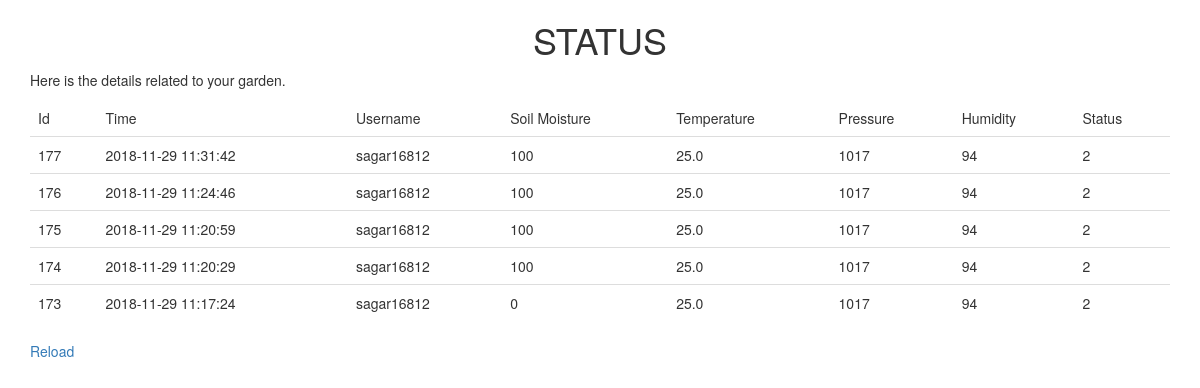
Page /result/ on the committed database.
### tables this page shows
CREATE TABLE sms_data(id INTEGER PRIMARY KEY AUTOINCREMENT , readtime DATETIME NOT NULL, username TEXT NOT NULL, soilmoisture TEXT NOT NULL,temp TEXT NOT NULL, press TEXT NOT NULL, hum TEXT NOT NULL, status TEXT NOT NULL);

### grootapi2.py (the view)
@app.route('/result/')
def result():
   con2 = lite.connect("sensorsData.db")
   con2.row_factory = lite.Row
   cur = con2.cursor()
   cur.execute("Select * from sms_data Where id >5 order by id DESC Limit 5")
   rows = cur.fetchall();
   print(type(rows))
   return render_template('result.html',title='result',rows = rows)

### templates/result.html (shortened to what this page needs)
<!doctype html>
<html>
<head>
  <link rel="stylesheet" href="https://maxcdn.bootstrapcdn.com/bootstrap/3.3.7/css/bootstrap.min.css">
</head>
   <body>
<div class="container">
  <center><h1>STATUS</h1></center>
  <p>Here is the details related to your garden.</p>
  <table class="table table-hover">
     <thead>
         <td>Id</td>
        <td>Time</td>
        <td>Username</td>
        <td>Soil Moisture</td>
        <td>Temperature</td>
        <td>Pressure</td>
       <td>Humidity</td>
       <td>Status</td>
     </thead>
     {% for row in rows %}
        <tr>
          <td>{{ row["id"] }}</td>
           <td>{{ row["readtime"] }}</td>
           <td>{{ row["username"] }}</td>
           <td>{{ row["soilmoisture"] }}</td>
           <td>{{ row["temp"] }}</td>
           <td>{{ row["press"] }}</td>
           <td>{{ row["hum"] }}</td>
           <td>{{ row["status"] }}</td>
        </tr>
     {% endfor %}
  </table>
  <a href = "/result">Reload</a>
</div>
   </body>
</html>

### rows in the picture
sms_data: id "177", readtime "2018-11-29 11:31:42", username "sagar16812", soilmoisture "100", temp "25.0", press "1017", hum "94", status "2"
sms_data: id "176", readtime "2018-11-29 11:24:46", username "sagar16812", soilmoisture "100", temp "25.0", press "1017", hum "94", status "2"
sms_data: id "175", readtime "2018-11-29 11:20:59", username "sagar16812", soilmoisture "100", temp "25.0", press "1017", hum "94", status "2"
sms_data: id "174", readtime "2018-11-29 11:20:29", username "sagar16812", soilmoisture "100", temp "25.0", press "1017", hum "94", status "2"
sms_data: id "173", readtime "2018-11-29 11:17:24", username "sagar16812", soilmoisture "0", temp "25.0", press "1017", hum "94", status "2"
